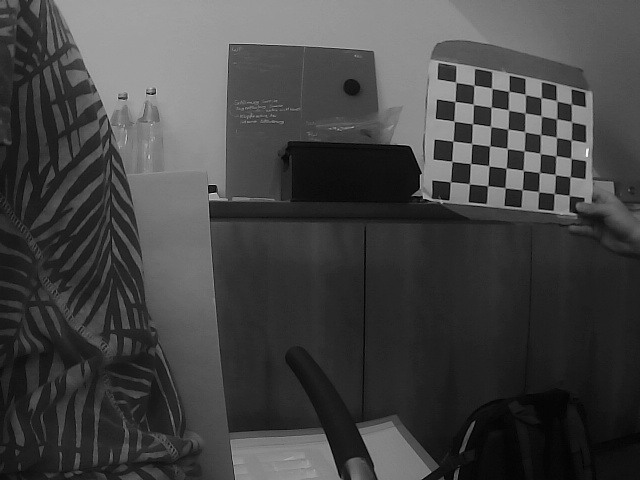
#> input picture CalibrateCameraNew/Samples/image_L_0.jpg, 640 x 480 px, found by its file name
$ python calibrateCameraNew.py
#> lines starting #> are read from the running program, lines starting #| are printed output that depends on the picture; after the words box and inside, x2 and y2 are one past the last pixel; in counts of white or black regions, pixels touching at a corner belong together
import cv2
import numpy as np
from matplotlib import pyplot as plt

img1 = cv2.imread('image_L_0.jpg',0)  #queryimage # left image
#> img1 is the input picture: shape (480, 640); min 0, max 251, mean 67.6
img2 = cv2.imread('image_R_0.jpg',0) #trainimage # right image
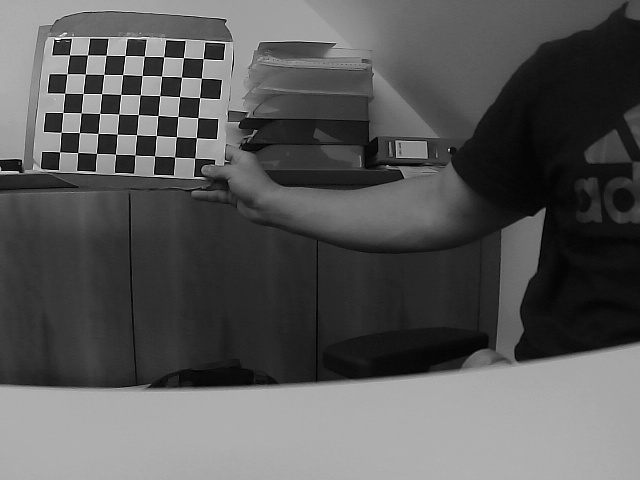
#> input picture CalibrateCameraNew/Samples/image_R_0.jpg, 640 x 480 px, found by its file name
#> img2 is the input picture: shape (480, 640); min 0, max 255, mean 88.9

sift = cv2.xfeatures2d.SIFT_create()

# find the keypoints and descriptors with SIFT
kp1, des1 = sift.detectAndCompute(img1,None)
#> kp1 = 802 keypoints; strongest (x, y, size): (212, 189, 5.7), (445, 110, 12.5), (443, 150, 12.6), (587, 150, 2.1)
kp2, des2 = sift.detectAndCompute(img2,None)
#> kp2 = 330 keypoints; strongest (x, y, size): (212, 89, 12.8), (78, 134, 1.8), (57, 83, 11.8), (208, 129, 12.7)

# FLANN parameters
FLANN_INDEX_KDTREE = 0
index_params = dict(algorithm = FLANN_INDEX_KDTREE, trees = 5)
search_params = dict(checks=50)

flann = cv2.FlannBasedMatcher(index_params,search_params)
matches = flann.knnMatch(des1,des2,k=2)
#> matches = 802 matches

good = []
pts1 = []
pts2 = []

# ratio test as per Lowe's paper
for i,(m,n) in enumerate(matches):
    if m.distance < 0.8*n.distance:
        good.append(m)
        pts2.append(kp2[m.trainIdx].pt)
        pts1.append(kp1[m.queryIdx].pt)
#> after the loop, good = 169 matches; pts1 = 169 pairs, first value 4.16 to 616.4, second value 10.64 to 449.6; pts2 = 169 pairs, first value 22.83 to 628.7, second value 31.46 to 219.2

pts1 = np.int32(pts1)
#> pts1 = 169 pairs, first value 4 to 616, second value 10 to 449
pts2 = np.int32(pts2)
#> pts2 = 169 pairs, first value 22 to 628, second value 31 to 219
F, mask = cv2.findFundamentalMat(pts1,pts2,cv2.FM_LMEDS)
#> F = [[1.49e-05, 1.48e-06, -0.00577], [-1.14e-05, -4.09e-07, 0.00442], [-0.00255, 0.0012, 1]]; mask = 169 values, max 1 at index 2, min 0 at index 0, mean 0.852

# We select only inlier points
pts1 = pts1[mask.ravel()==1]
#> pts1 = 144 pairs, first value 30 to 596, second value 43 to 335
pts2 = pts2[mask.ravel()==1]
#> pts2 = 144 pairs, first value 44 to 449, second value 31 to 182

def drawlines(img1,img2,lines,pts1,pts2):
    ''' img1 - image on which we draw the epilines for the points in img2
        lines - corresponding epilines '''
    r,c = img1.shape
    img1 = cv2.cvtColor(img1,cv2.COLOR_GRAY2BGR)
    img2 = cv2.cvtColor(img2,cv2.COLOR_GRAY2BGR)
    for r,pt1,pt2 in zip(lines,pts1,pts2):
        color = tuple(np.random.randint(0,255,3).tolist())
        x0,y0 = map(int, [0, -r[2]/r[1] ])
        x1,y1 = map(int, [c, -(r[2]+r[0]*c)/r[1] ])
        img1 = cv2.line(img1, (x0,y0), (x1,y1), color,1)
        img1 = cv2.circle(img1,tuple(pt1),5,color,-1)
        img2 = cv2.circle(img2,tuple(pt2),5,color,-1)
    return img1,img2

# Find epilines corresponding to points in right image (second image) and
# drawing its lines on left image
lines1 = cv2.computeCorrespondEpilines(pts2.reshape(-1,1,2), 2,F)
#> lines1 = 144 rows, first 8: [0.665, 0.747, -253], [-0.154, 0.988, 67.2], [0.665, 0.747, -253], [0.665, 0.747, -253], [0.665, 0.747, -253], [0.665, 0.747, -253], [0.665, 0.747, -253], [0.665, 0.747, -253]
lines1 = lines1.reshape(-1,3)
img5,img6 = drawlines(img1,img2,lines1,pts1,pts2)
#> the loop in drawlines, `for r,pt1,pt2 in zip(lines,pts1,pts2):` made 144 passes
#> (r, pt1, pt2, color, y0, y1) on passes 1 to 9: ([0.665, 0.747, -253], [30, 335], [390, 151], (172, 47, 117), 338, -231), ([-0.154, 0.988, 67.2], [38, 43], [255, 130], (192, 67, 251), -68, 31), ([0.665, 0.747, -253], [54, 202], [390, 151], (195, 103, 9), 338, -231), ([0.665, 0.747, -253], [55, 240], [390, 151], (211, 21, 242), 338, -231), ([0.665, 0.747, -253], [66, 267], [390, 151], (36, 87, 70), 338, -231), ([0.665, 0.747, -253], [77, 202], [390, 151], (216, 88, 140), 338, -231), ([0.665, 0.747, -253], [85, 243], [390, 151], (58, 193, 230), 338, -231), ([0.665, 0.747, -253], [88, 263], [390, 151], (39, 87, 174), 338, -231), ([0.665, 0.747, -253], [89, 159], [390, 151], (88, 81, 165), 338, -231)
#> after the loop in drawlines, `for r,pt1,pt2 in zip(lines,pts1,pts2):`:
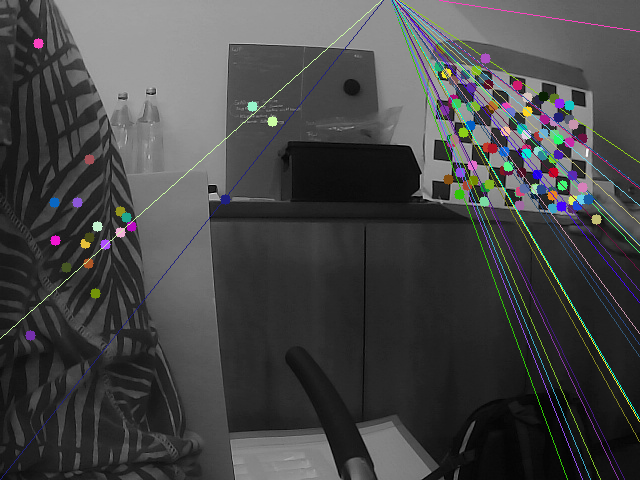
#> img1: shape (480, 640, 3); mean B, G, R 70.2, 69.7, 69.3
#> after the loop in drawlines, `for r,pt1,pt2 in zip(lines,pts1,pts2):`:
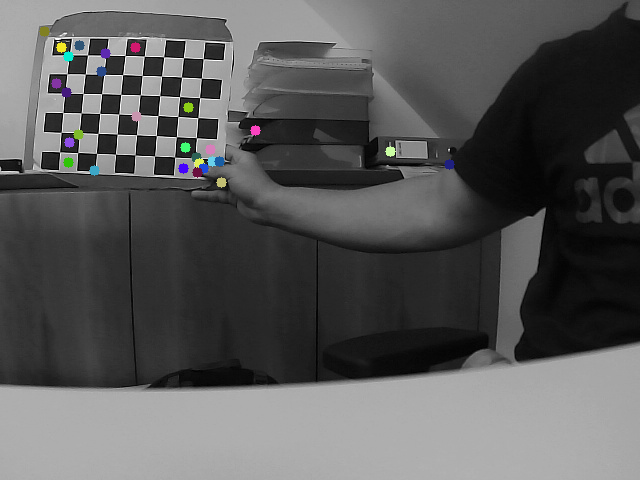
#> img2: shape (480, 640, 3); mean B, G, R 89.2, 89.2, 89.1

# Find epilines corresponding to points in left image (first image) and
# drawing its lines on right image
lines2 = cv2.computeCorrespondEpilines(pts1.reshape(-1,1,2), 1,F)
#> lines2 = 144 rows, first 8: [-0.774, 0.633, 212.7], [-0.791, 0.611, 147], [-0.782, 0.624, 185.1], [-0.779, 0.627, 194.6], [-0.777, 0.63, 203.8], [-0.781, 0.625, 188.9], [-0.777, 0.629, 201.6], [-0.776, 0.631, 208]
lines2 = lines2.reshape(-1,3)
img3,img4 = drawlines(img2,img1,lines2,pts2,pts1)
#> the loop in drawlines (call 2), `for r,pt1,pt2 in zip(lines,pts1,pts2):` made 144 passes
#> (r, pt1, pt2, color, y0, y1) on passes 1 to 9: ([-0.774, 0.633, 212.7], [390, 151], [30, 335], (51, 136, 184), -336, 447), ([-0.791, 0.611, 147], [255, 130], [38, 43], (91, 93, 123), -240, 587), ([-0.782, 0.624, 185.1], [390, 151], [54, 202], (238, 87, 160), -296, 505), ([-0.779, 0.627, 194.6], [390, 151], [55, 240], (147, 72, 199), -310, 484), ([-0.777, 0.63, 203.8], [390, 151], [66, 267], (87, 13, 58), -323, 465), ([-0.781, 0.625, 188.9], [390, 151], [77, 202], (81, 120, 116), -302, 497), ([-0.777, 0.629, 201.6], [390, 151], [85, 243], (183, 64, 203), -320, 470), ([-0.776, 0.631, 208], [390, 151], [88, 263], (220, 164, 25), -329, 456), ([-0.783, 0.622, 179.3], [390, 151], [89, 159], (32, 170, 14), -288, 517)
#> pass 1, in drawlines (call 2), `img1 = cv2.line(img1, (x0,y0), (x1,y1), color,1)`:
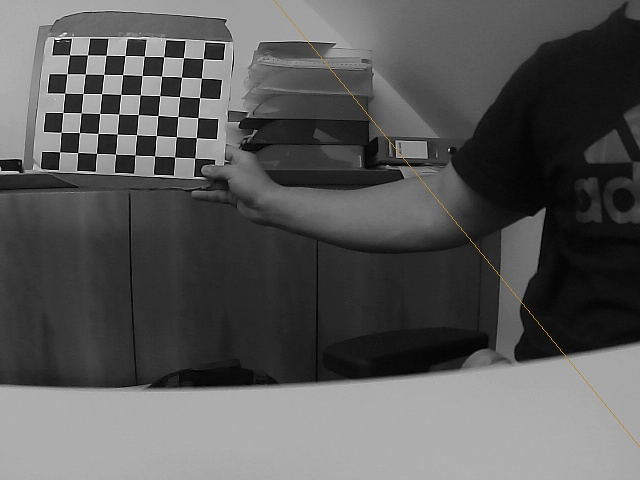
#> img1: shape (480, 640, 3); 0.15% of pixels changed, all inside (x1, y1, x2, y2) = (274, 0, 640, 447)
#> pass 2, in drawlines (call 2), `img1 = cv2.line(img1, (x0,y0), (x1,y1), color,1)`:
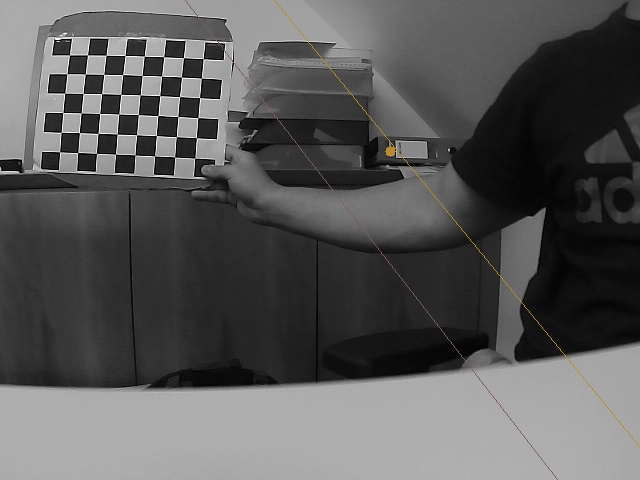
#> img1: shape (480, 640, 3); mean B, G, R 88.8, 89, 89.1
#> after the loop in drawlines (call 2), `for r,pt1,pt2 in zip(lines,pts1,pts2):`:
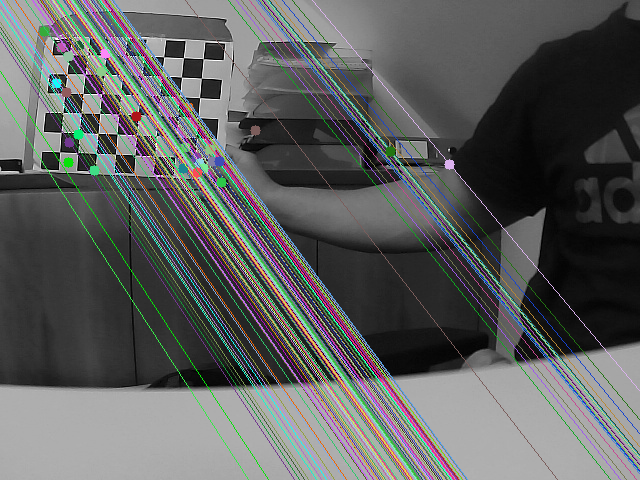
#> img1: shape (480, 640, 3); 14.3% of pixels changed, all inside (x1, y1, x2, y2) = (0, 0, 640, 480)
#> after the loop in drawlines (call 2), `for r,pt1,pt2 in zip(lines,pts1,pts2):`:
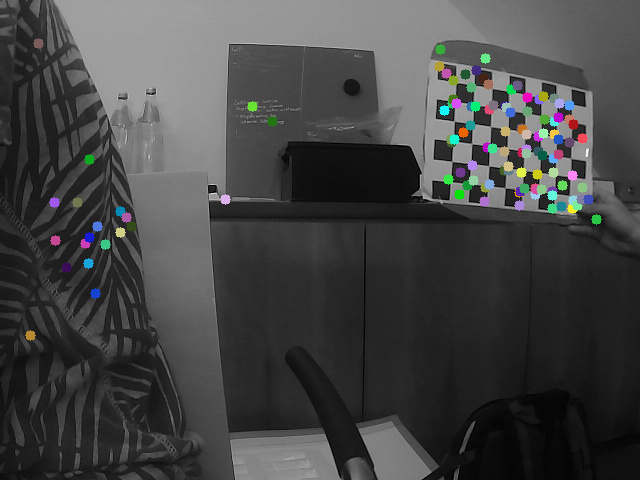
#> img2: shape (480, 640, 3); mean B, G, R 68.9, 69.1, 68.6

plt.subplot(121),plt.imshow(img5)
plt.subplot(122),plt.imshow(img3)
plt.show()
#> figure, not shown here; B, G, R data is drawn as R, G, B
